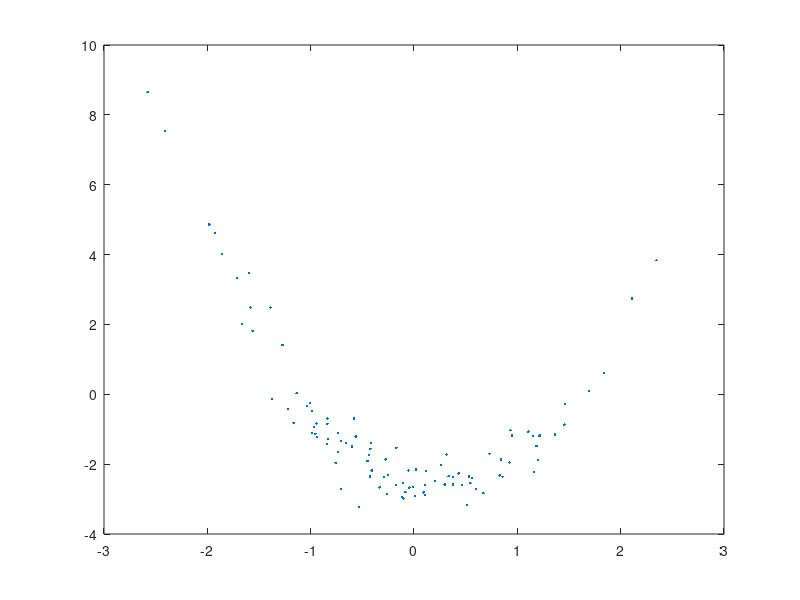

Source code (MATLAB): (Note: this script raises an error after producing the figure.)
close all;
clc;

randn('state', 1);

sigmal = 1;
sigmae = 0.50;
N=100;

%generate quadratic data
a = sigmal*randn();b = sigmal*randn();c = sigmal*randn();
x = randn(N,1);
A = [x.^2,x,ones(N,1)];
e = sigmae*randn(N,1);
y = A*[c;b;a] + e;

plot(x,y,'.')
[T,L_X,L_Y] = table(x,y)
%writetable(table(x,y),'quadratic_data.csv')
